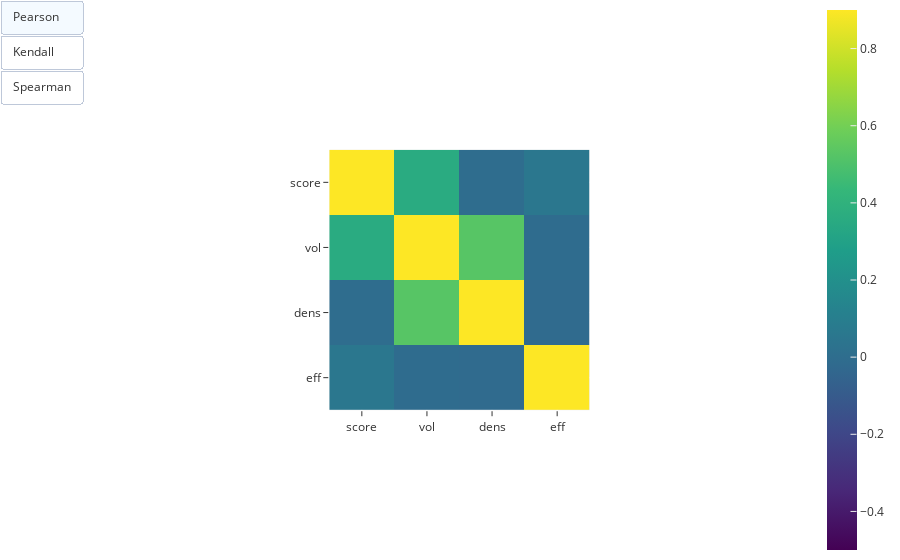

Notebook source saved alongside this figure:
### Code cell
#| label: fig9cell

score_corr_pearson = combined_df.corr(numeric_only=True, method="pearson")
score_corr_kendall = combined_df.corr(numeric_only=True, method="kendall")
score_corr_spearman = combined_df.corr(numeric_only=True, method="spearman")

# Create a list of the correlation matrices and corresponding labels
corr_matrices = [score_corr_pearson, score_corr_kendall, score_corr_spearman]
methods = ['Pearson', 'Kendall', 'Spearman']

# Initialize the first heatmap (Pearson by default)
fig = px.imshow(corr_matrices[0],
                color_continuous_scale='Viridis',
                zmin=-0.5, zmax=0.9, 
                title=f'{methods[0]} Correlation Matrix', template="ggplot2")

# Update the layout to add the slider
fig.update_layout(
    updatemenus=[
        dict(
            type="buttons",
            direction="down",
            buttons=[
                dict(
                    args=[{"z": [corr_matrices[0].values]}],
                    label="Pearson",
                    method="restyle"
                ),
                dict(
                    args=[{"z": [corr_matrices[1].values]}],
                    label="Kendall",
                    method="restyle"
                ),
                dict(
                    args=[{"z": [corr_matrices[2].values]}],
                    label="Spearman",
                    method="restyle"
                )
            ]
        )
    ]
)

fig.update_layout(margin=dict(l=0,r=0,t=0,b=0))
fig.show()

### Figure 1 — Plotly figure (JSON) as saved in the notebook; plotly's stock layout.template omitted (floating-point values rounded to 4 significant figures)
{"data": [{"coloraxis": "coloraxis", "hovertemplate": "x: %{x}<br>y: %{y}<br>color: %{z}<extra></extra>", "name": "0", "type": "heatmap", "x": ["score", "vol", "dens", "eff"], "xaxis": "x", "y": ["score", "vol", "dens", "eff"], "yaxis": "y", "z": [[1, 0.3572, -0.003032, 0.05522], [0.3572, 1, 0.5257, -0.008177], [-0.003032, 0.5257, 1, -0.01481], [0.05522, -0.008177, -0.01481, 1]]}], "layout": {"autosize": true, "coloraxis": {"cmax": 0.9, "cmin": -0.5, "colorscale": [[0, "#440154"], [0.1111, "#482878"], [0.2222, "#3e4989"], [0.3333, "#31688e"], [0.4444, "#26828e"], [0.5556, "#1f9e89"], [0.6667, "#35b779"], [0.7778, "#6ece58"], [0.8889, "#b5de2b"], [1, "#fde725"]]}, "margin": {"b": 0, "l": 0, "r": 0, "t": 0}, "title": {"text": "Pearson Correlation Matrix"}, "updatemenus": [{"buttons": [{"args": [{"z": [[[1, 0.3572, -0.003032, 0.05522], [0.3572, 1, 0.5257, -0.008177], [-0.003032, 0.5257, 1, -0.01481], [0.05522, -0.008177, -0.01481, 1]]]}], "label": "Pearson", "method": "restyle"}, {"args": [{"z": [[[1, 0.1244, 0.03513, 0.2683], [0.1244, 1, 0.661, -0.03495], [0.03513, 0.661, 1, 0.003479], [0.2683, -0.03495, 0.003479, 1]]]}], "label": "Kendall", "method": "restyle"}, {"args": [{"z": [[[1, 0.1742, 0.06519, 0.3764], [0.1742, 1, 0.8013, -0.06931], [0.06519, 0.8013, 1, -0.02574], [0.3764, -0.06931, -0.02574, 1]]]}], "label": "Spearman", "method": "restyle"}], "direction": "down", "type": "buttons"}], "xaxis": {"anchor": "y", "autorange": true, "constrain": "domain", "domain": [0.3105, 0.6895], "range": [-0.5, 3.5], "scaleanchor": "y", "type": "category"}, "yaxis": {"anchor": "x", "autorange": true, "constrain": "domain", "domain": [0, 1], "range": [3.5, -0.5], "type": "category"}}}
